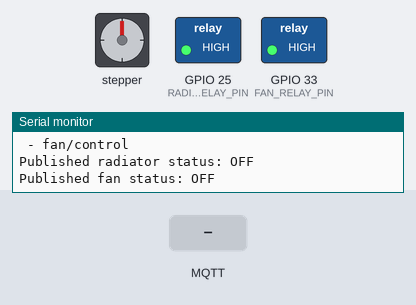
Bench run of a sketch on a simulated ESP32. On the bench: stepper motor, switched loads named in the sketch (green lamp = pin HIGH), the last lines printed to the serial monitor. The inputs (shaded band) are chosen by the test bench. WiFi joins after 1.5 s; servers stay silent unless stated; no MQTT or app messages arrive unless stated; stepper angles assume 2048 steps per turn.

Above: at 2.7 s.
2.8 s: MQTT message "ON" arrives on the first subscribed topic
At 2.96 s:
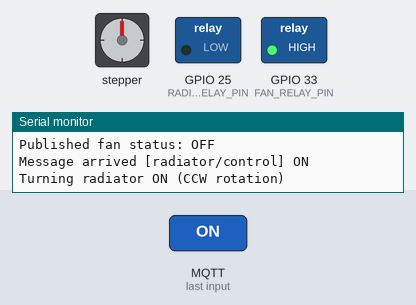
5.8 s: MQTT message "OFF" arrives on the first subscribed topic
At 6.02 s:
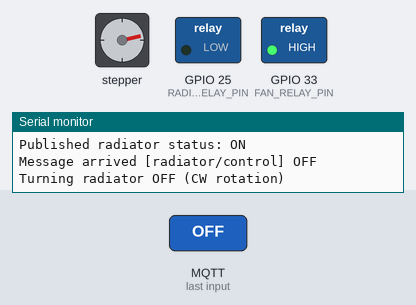
8.8 s: MQTT message "ON" arrives on the second subscribed topic
At 9.4 s:
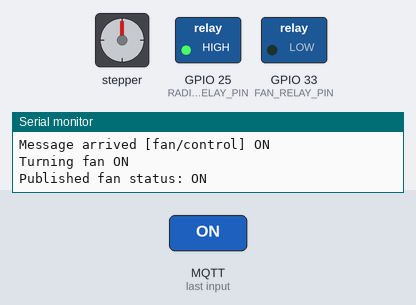
10.4 s: MQTT message "OFF" arrives on the second subscribed topic
At 11.8 s:
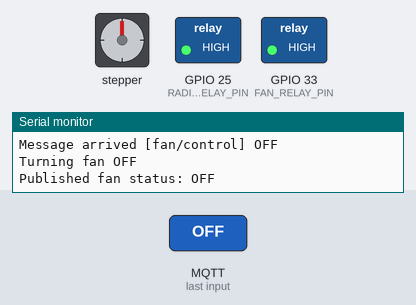
Timing chart, 0 to 12.9 s (numbered marks = the images above; inputs shaded):
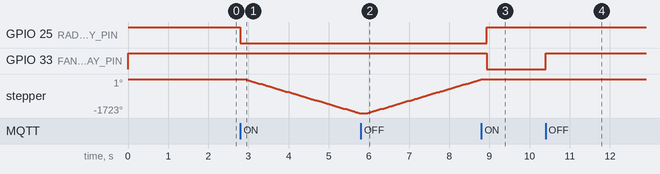

Measured:
- after the input at 2.8 s, GPIO 25 (RADIATOR_RELAY_PIN): HIGH → LOW at once; stepper: keeps turning counter-clockwise at about 603°/s, starting after 0.10 s
- after the input at 5.8 s, GPIO 25 (RADIATOR_RELAY_PIN): stays LOW (without the input it goes to HIGH after 0.06 s); stepper: keeps turning clockwise at about 606°/s, starting after 0.17 s
- after the input at 8.8 s, GPIO 33 (FAN_RELAY_PIN): HIGH → LOW after 0.13 s
- after the input at 10.4 s, GPIO 33 (FAN_RELAY_PIN): LOW → HIGH at once

The sketch:

mqtt_relay_fan_radiator.ino
```cpp
#include <WiFi.h>
#include <PubSubClient.h>
#include <Stepper.h>

// WiFi credentials
const char* ssid = "murat_wifi";
const char* password = "*******************************";

// MQTT Broker settings
const char* mqtt_server = "192.168.1.9";
const int mqtt_port = 1883;
const char* radiator_control_topic = "radiator/control";
const char* fan_control_topic = "fan/control";
const char* radiator_status_topic = "radiator/status";
const char* fan_status_topic = "fan/status";
const char* client_id = "esp32_radiator_controller1";

// Motor specifications (2048 steps/rev for full-step mode)
const int stepsPerRevolution = 2048;
const int radiatorSpin = 9800;  // 4.75 rotations (2048 * 4.75 ≈ 9800)

// ESP32 GPIO connections
#define IN1 12   // ULN2003 IN1
#define IN2 14   // ULN2003 IN2
#define IN3 27   // ULN2003 IN3
#define IN4 26   // ULN2003 IN4
#define RADIATOR_RELAY_PIN 25  // Relay control pin for radiator motor
#define FAN_RELAY_PIN 33      // Relay control pin for fan

// Initialize stepper library
Stepper myStepper(stepsPerRevolution, IN1, IN3, IN2, IN4);

WiFiClient espClient;
PubSubClient client(espClient);

enum DeviceState { UNKNOWN, ON, OFF };
DeviceState radiatorState = UNKNOWN;
DeviceState fanState = UNKNOWN;

void setup_wifi() {
  delay(10);
  Serial.println();
  Serial.print("Connecting to ");
  Serial.println(ssid);

  WiFi.begin(ssid, password);

  while (WiFi.status() != WL_CONNECTED) {
    delay(500);
    Serial.print(".");
  }

  Serial.println("");
  Serial.println("WiFi connected");
  Serial.println("IP address: ");
  Serial.println(WiFi.localIP());
}

void callback(char* topic, byte* payload, unsigned int length) {
  Serial.print("Message arrived [");
  Serial.print(topic);
  Serial.print("] ");

  String message;
  for (int i = 0; i < length; i++) {
    message += (char)payload[i];
  }
  Serial.println(message);

  // Process the message
  if (String(topic) == radiator_control_topic) {
    if (message == "ON" && radiatorState != ON) {
      activateRadiator();
    } else if (message == "OFF" && radiatorState != OFF) {
      deactivateRadiator();
    } else {
      Serial.print("Unrecognized radiator message: ");
      Serial.println(message);
    }
  }
  else if (String(topic) == fan_control_topic) {
    if (message == "ON" && fanState != ON) {
      activateFan();
    } else if (message == "OFF" && fanState != OFF) {
      deactivateFan();
    } else {
      Serial.print("Unrecognized fan message: ");
      Serial.println(message);
    }
  }
}

void reconnect() {
  while (!client.connected()) {
    Serial.print("Attempting MQTT connection...");

    if (client.connect(client_id)) {
      Serial.println("connected");
      // Subscribe to both control topics
      client.subscribe(radiator_control_topic);
      client.subscribe(fan_control_topic);
      Serial.println("Subscribed to topics:");
      Serial.println(" - " + String(radiator_control_topic));
      Serial.println(" - " + String(fan_control_topic));

      // Publish current statuses after reconnection
      publishRadiatorStatus();
      publishFanStatus();
    } else {
      Serial.print("failed, rc=");
      Serial.print(client.state());
      Serial.println(" try again in 5 seconds");
      delay(5000);
    }
  }
}

void activateFan() {
  Serial.println("Turning fan ON");
  digitalWrite(FAN_RELAY_PIN, LOW);  // Turn on relay to power fan
  delay(100);  // Short delay to ensure power is stable
  fanState = ON;
  publishFanStatus();
}

void deactivateFan() {
  Serial.println("Turning fan OFF");
  digitalWrite(FAN_RELAY_PIN, HIGH);  // Turn off relay to cut power to fan
  delay(100);  // Short delay to ensure power is stable
  fanState = OFF;
  publishFanStatus();
}

void enableRadiatorMotorPower() {
  digitalWrite(RADIATOR_RELAY_PIN, LOW);  // Turn on relay to power motor
  delay(100);  // Short delay to ensure power is stable
}

void disableRadiatorMotorPower() {
  delay(100);  // Short delay before cutting power
  digitalWrite(RADIATOR_RELAY_PIN, HIGH); // Turn off relay to cut power to motor
}

void activateRadiator() {
  if (radiatorState == ON) return;

  Serial.println("Turning radiator ON (CCW rotation)");
  enableRadiatorMotorPower();
  myStepper.step(-radiatorSpin);
  disableRadiatorMotorPower();
  radiatorState = ON;
  publishRadiatorStatus();
}

void deactivateRadiator() {
  if (radiatorState == OFF) return;

  Serial.println("Turning radiator OFF (CW rotation)");
  enableRadiatorMotorPower();
  myStepper.step(radiatorSpin);
  disableRadiatorMotorPower();
  radiatorState = OFF;
  publishRadiatorStatus();
}

void publishRadiatorStatus() {
  String status = (radiatorState == ON) ? "ON" : "OFF";
  client.publish(radiator_status_topic, status.c_str());
  Serial.println("Published radiator status: " + status);
}

void publishFanStatus() {
  String status = (fanState == ON) ? "ON" : "OFF";
  client.publish(fan_status_topic, status.c_str());
  Serial.println("Published fan status: " + status);
}

void setup() {
  Serial.begin(115200);

  // Initialize relay pins
  pinMode(RADIATOR_RELAY_PIN, OUTPUT);
  digitalWrite(RADIATOR_RELAY_PIN, HIGH);  // Start with radiator motor power off
  pinMode(FAN_RELAY_PIN, OUTPUT);
  digitalWrite(FAN_RELAY_PIN, HIGH);      // Start with fan power off

  // Initialize stepper motor (but it won't have power yet)
  myStepper.setSpeed(100);  // Set RPM (start with 5-15 RPM)

  setup_wifi();
  client.setServer(mqtt_server, mqtt_port);
  client.setCallback(callback);
}

void loop() {
  if (!client.connected()) {
    reconnect();
  }
  client.loop();
}
```
